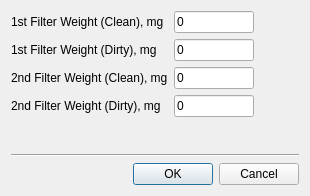
<?xml version="1.0" encoding="UTF-8"?>
<ui version="4.0">
 <class>FilterMassDialog</class>
 <widget class="QDialog" name="FilterMassDialog">
  <property name="windowModality">
   <enum>Qt::ApplicationModal</enum>
  </property>
  <property name="geometry">
   <rect>
    <x>0</x>
    <y>0</y>
    <width>310</width>
    <height>196</height>
   </rect>
  </property>
  <property name="focusPolicy">
   <enum>Qt::NoFocus</enum>
  </property>
  <property name="windowTitle">
   <string>Qr49: PT Filter Mass</string>
  </property>
  <property name="windowIcon">
   <iconset resource="qr49.qrc">
    <normaloff>:/icons/toxic.png</normaloff>:/icons/toxic.png</iconset>
  </property>
  <layout class="QVBoxLayout" name="verticalLayout">
   <item>
    <layout class="QFormLayout" name="formLayout">
     <item row="0" column="0">
      <widget class="QLabel" name="label_1stFilterWeightClean">
       <property name="text">
        <string>1st Filter Weight (Clean), mg</string>
       </property>
      </widget>
     </item>
     <item row="0" column="1">
      <widget class="QLineEdit" name="lineEdit_1stFilterWeightClean">
       <property name="minimumSize">
        <size>
         <width>80</width>
         <height>0</height>
        </size>
       </property>
       <property name="maximumSize">
        <size>
         <width>80</width>
         <height>16777215</height>
        </size>
       </property>
       <property name="text">
        <string>0</string>
       </property>
      </widget>
     </item>
     <item row="1" column="0">
      <widget class="QLabel" name="label_1stFilterWeightDirty">
       <property name="text">
        <string>1st Filter Weight (Dirty), mg</string>
       </property>
      </widget>
     </item>
     <item row="1" column="1">
      <widget class="QLineEdit" name="lineEdit_1stFilterWeightDirty">
       <property name="minimumSize">
        <size>
         <width>80</width>
         <height>0</height>
        </size>
       </property>
       <property name="maximumSize">
        <size>
         <width>80</width>
         <height>16777215</height>
        </size>
       </property>
       <property name="text">
        <string>0</string>
       </property>
      </widget>
     </item>
     <item row="2" column="0">
      <widget class="QLabel" name="label_2ndFilterWeightClean">
       <property name="text">
        <string>2nd Filter Weight (Clean), mg</string>
       </property>
      </widget>
     </item>
     <item row="2" column="1">
      <widget class="QLineEdit" name="lineEdit_2ndFilterWeightClean">
       <property name="minimumSize">
        <size>
         <width>80</width>
         <height>0</height>
        </size>
       </property>
       <property name="maximumSize">
        <size>
         <width>80</width>
         <height>16777215</height>
        </size>
       </property>
       <property name="text">
        <string>0</string>
       </property>
      </widget>
     </item>
     <item row="3" column="0">
      <widget class="QLabel" name="label_2ndFilterWeightDirty">
       <property name="text">
        <string>2nd Filter Weight (Dirty), mg</string>
       </property>
      </widget>
     </item>
     <item row="3" column="1">
      <widget class="QLineEdit" name="lineEdit_2ndFilterWeightDirty">
       <property name="minimumSize">
        <size>
         <width>80</width>
         <height>0</height>
        </size>
       </property>
       <property name="maximumSize">
        <size>
         <width>80</width>
         <height>16777215</height>
        </size>
       </property>
       <property name="text">
        <string>0</string>
       </property>
      </widget>
     </item>
     <item row="4" column="0">
      <spacer name="verticalSpacer">
       <property name="orientation">
        <enum>Qt::Vertical</enum>
       </property>
       <property name="sizeHint" stdset="0">
        <size>
         <width>20</width>
         <height>40</height>
        </size>
       </property>
      </spacer>
     </item>
    </layout>
   </item>
   <item>
    <widget class="Line" name="line">
     <property name="orientation">
      <enum>Qt::Horizontal</enum>
     </property>
    </widget>
   </item>
   <item>
    <layout class="QHBoxLayout" name="horizontalLayout">
     <item>
      <spacer name="horizontalSpacer">
       <property name="orientation">
        <enum>Qt::Horizontal</enum>
       </property>
       <property name="sizeHint" stdset="0">
        <size>
         <width>40</width>
         <height>20</height>
        </size>
       </property>
      </spacer>
     </item>
     <item>
      <widget class="QPushButton" name="action_OK">
       <property name="text">
        <string>OK</string>
       </property>
      </widget>
     </item>
     <item>
      <widget class="QPushButton" name="action_Cancel">
       <property name="text">
        <string>Cancel</string>
       </property>
      </widget>
     </item>
    </layout>
   </item>
  </layout>
 </widget>
 <layoutdefault spacing="6" margin="11"/>
 <tabstops>
  <tabstop>lineEdit_1stFilterWeightClean</tabstop>
  <tabstop>lineEdit_1stFilterWeightDirty</tabstop>
  <tabstop>lineEdit_2ndFilterWeightClean</tabstop>
  <tabstop>lineEdit_2ndFilterWeightDirty</tabstop>
  <tabstop>action_Cancel</tabstop>
 </tabstops>
 <resources>
  <include location="qr49.qrc"/>
 </resources>
 <connections>
  <connection>
   <sender>action_OK</sender>
   <signal>clicked()</signal>
   <receiver>FilterMassDialog</receiver>
   <slot>accept()</slot>
   <hints>
    <hint type="sourcelabel">
     <x>278</x>
     <y>166</y>
    </hint>
    <hint type="destinationlabel">
     <x>164</x>
     <y>94</y>
    </hint>
   </hints>
  </connection>
  <connection>
   <sender>action_Cancel</sender>
   <signal>clicked()</signal>
   <receiver>FilterMassDialog</receiver>
   <slot>reject()</slot>
   <hints>
    <hint type="sourcelabel">
     <x>192</x>
     <y>166</y>
    </hint>
    <hint type="destinationlabel">
     <x>164</x>
     <y>94</y>
    </hint>
   </hints>
  </connection>
  <connection>
   <sender>lineEdit_1stFilterWeightClean</sender>
   <signal>returnPressed()</signal>
   <receiver>FilterMassDialog</receiver>
   <slot>accept()</slot>
   <hints>
    <hint type="sourcelabel">
     <x>283</x>
     <y>23</y>
    </hint>
    <hint type="destinationlabel">
     <x>164</x>
     <y>94</y>
    </hint>
   </hints>
  </connection>
  <connection>
   <sender>lineEdit_1stFilterWeightDirty</sender>
   <signal>returnPressed()</signal>
   <receiver>FilterMassDialog</receiver>
   <slot>accept()</slot>
   <hints>
    <hint type="sourcelabel">
     <x>283</x>
     <y>56</y>
    </hint>
    <hint type="destinationlabel">
     <x>164</x>
     <y>94</y>
    </hint>
   </hints>
  </connection>
  <connection>
   <sender>lineEdit_2ndFilterWeightClean</sender>
   <signal>returnPressed()</signal>
   <receiver>FilterMassDialog</receiver>
   <slot>accept()</slot>
   <hints>
    <hint type="sourcelabel">
     <x>283</x>
     <y>89</y>
    </hint>
    <hint type="destinationlabel">
     <x>164</x>
     <y>94</y>
    </hint>
   </hints>
  </connection>
  <connection>
   <sender>lineEdit_2ndFilterWeightDirty</sender>
   <signal>returnPressed()</signal>
   <receiver>FilterMassDialog</receiver>
   <slot>accept()</slot>
   <hints>
    <hint type="sourcelabel">
     <x>283</x>
     <y>122</y>
    </hint>
    <hint type="destinationlabel">
     <x>164</x>
     <y>94</y>
    </hint>
   </hints>
  </connection>
 </connections>
</ui>
